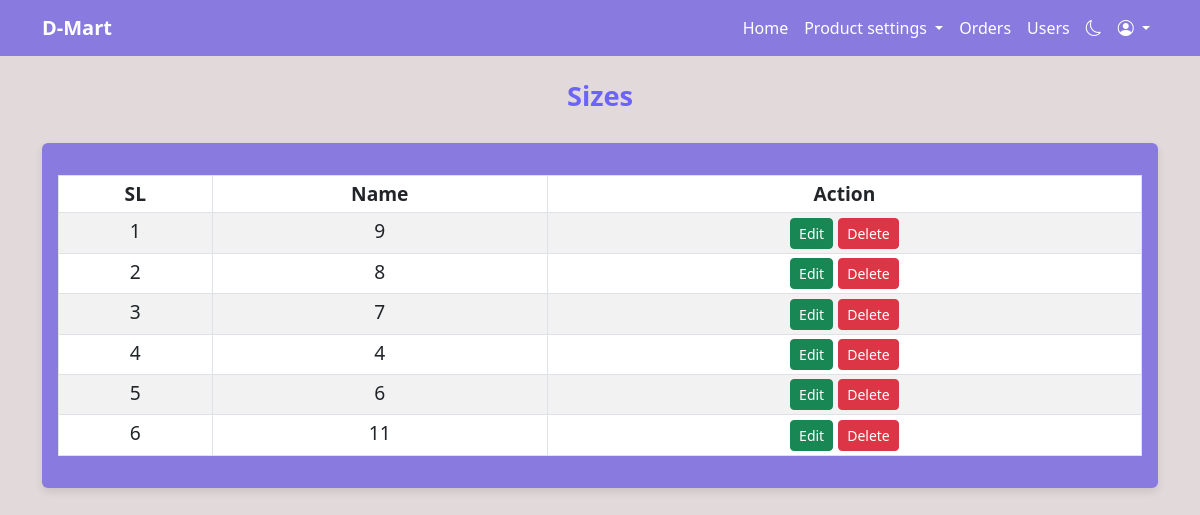
The page /backend/sizes.php (signed in) on the database its author committed.
### tables this page shows
CREATE TABLE `sizes` (
  `id` int(11) NOT NULL,
  `name` varchar(250) NOT NULL,
  `status` tinyint(1) NOT NULL DEFAULT 1
);

### backend/sizes.php (the view, shortened to what this page needs)
<?php
    require 'database_connection.php';
    $sql = "SELECT id, name FROM sizes WHERE status = 1";
    $result = $conn->query($sql);
?>
<!DOCTYPE html>
<html lang="en">
<?php require 'assets/header.php'; ?>
<body class="day-mode">
    <?php require 'assets/menu.php'; ?>
    <h2 class="dashboard-title mt-4">Sizes</h2>
    <div class="container">
        <div class="row mt-4">
            <div class="col-md-12 mb-4">
                <div class="card card-user-info">
                    <div class="card-body">
                        <table class="table table-striped table-bordered table-sm table-hover table-responsive mt-3">
                            <thead>
                                <tr>
                                    <th>SL</th>
                                    <th>Name</th>
                                    <th>Action</th>
                                </tr>
                            </thead>
                            <tbody>
                                <?php
                                if ($result->num_rows > 0) {
                                    $sl = 1;
                                    while ($row = $result->fetch_assoc()) {
                                        echo "<tr>";
                                        echo "<td>" . $sl++ . "</td>";
                                        echo "<td>" . htmlspecialchars($row['name']) . "</td>";
                                        echo "<td>
                                                <a href='edit_size.php?id=" . $row['id'] . "' class='btn btn-success btn-sm'>Edit</a>
                                                <a href='delete_size.php?id=" . $row['id'] . "'
                                                    class='btn btn-danger btn-sm'
                                                    onclick=\"return confirm('Are you sure you want to delete this size?');\">
                                                    Delete
                                                </a>
                                              </td>";
                                        echo "</tr>";
                                    }
                                } else {
                                    echo "<tr><td colspan='3' class='text-center'>No sizes available</td></tr>";
                                }
                                ?>
                            </tbody>
                        </table>
                    </div>
                </div>
            </div>
        </div>
    </div>
</body>
</html>

### backend/assets/css/style.css (style rules this page uses)
body.day-mode { background-color: #e2dada; color: #040303; }
.dashboard-title { color: #6c63ff; text-align: center; font-size: 1.7rem; font-weight: bold; margin-bottom: 30px; }
.card { border: none; box-shadow: 0 4px 8px rgba(0, 0, 0, 0.1); transition: transform 0.2s ease-in-out; }
.card-body { text-align: center; font-size: 1.2rem; color: #32ebc3; }
.day-mode .card, .day-mode .navbar { background-color: #897adf; }

### rows shown on the page
sizes: name "9"
sizes: name "8"
sizes: name "7"
sizes: name "4"
sizes: name "6"
sizes: name "11"
